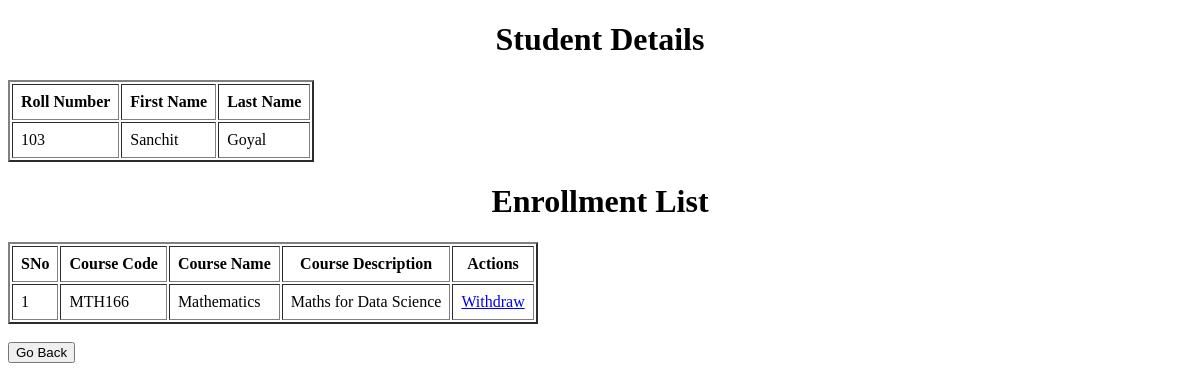
/student/3, run on an earlier commit of the app's database.
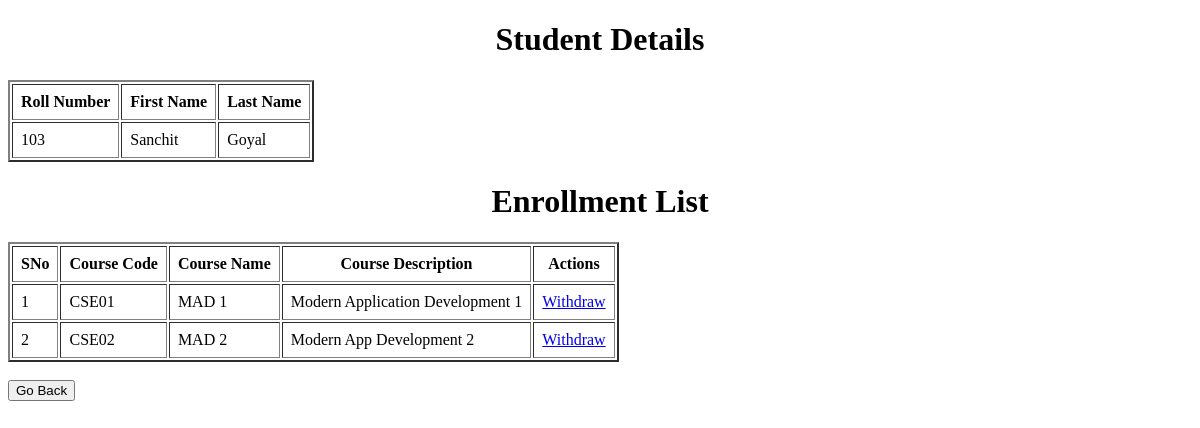
And on a later commit of the database.
### app.py (models this page shows)
class Course(db.Model):
    course_id = db.Column(db.Integer, primary_key = True, autoincrement = True)
    course_code = db.Column(db.String, unique = True, nullable = False)
    course_name = db.Column(db.String, nullable = False)
    course_description = db.Column(db.String)
    students = db.relationship("Student", backref = "courses", secondary = "enrollments")

### app.py (the view)
@app.route('/student/<int:student_id>')
def student_info(student_id):
    this_student = Student.query.get(student_id)
    return render_template("student_info.html", student = this_student)

### templates/student_info.html (shortened to what this page needs)
<!DOCTYPE html>
<html lang="en">
<head>
</head>
<body>
    <h1 style="text-align: center;">Student Details</h1>
    <table id = 'student-detail' border="2" cellpadding="8px">
        <thead>
            <tr>
                <th>Roll Number</th>
                <th>First Name</th>
                <th>Last Name</th>
            </tr>
        </thead>
        <tbody>
            <tr>
                <td>{{ student.roll_number }}</td>
                <td>{{ student.first_name }}</td>
                <td>{{ student.last_name }}</td>
            </tr>
        </tbody>
    </table>
    <h1 style="text-align: center;">Enrollment List</h1>
    <table id = "student-enrollments" border="2" cellpadding="8px">
        <thead>
            <tr>
                <th>SNo</th>
                <th>Course Code</th>
                <th>Course Name</th>
                <th>Course Description</th>
                <th>Actions</th>
            </tr>
        </thead>
        <tbody>
            {% for course in student.courses %}
            <tr>
                <td>{{ loop.index }}</td>
                <td>{{ course.course_code }}</td>
                <td>{{ course.course_name }}</td>
                <td>{{ course.course_description }}</td>
                <td><a href="/student/{{student.student_id}}/withdraw/{{course.course_id}}">Withdraw</a></td>
            </tr>
            {% endfor %}
        </tbody>
    </table><br>
    <a href="/"><button>Go Back</button></a>
</body>
</html>

What changed in the data, as far as the page shows it:
removed Course: course_code "MTH166", course_name "Mathematics", course_description "Maths for Data Science"
now on this page (row unchanged): Course: course_code "CSE01", course_name "MAD 1", course_description "Modern Application Development 1"
now on this page (row unchanged): Course: course_code "CSE02", course_name "MAD 2", course_description "Modern App Development 2"
